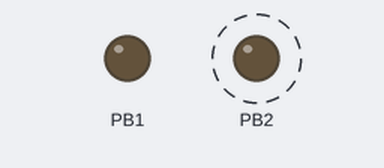
The program below on a simulated ATmega328P, built with avr-gcc and emulated at 16 MHz. Parts: output pins drawn as LEDs (lit = HIGH). Dashed ring = blinking.

Above: at 0.2 s.
At 3.7 s:
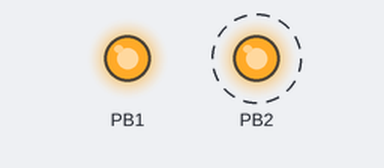
Timing chart, 0 to 5.2 s (numbered marks = the images above):
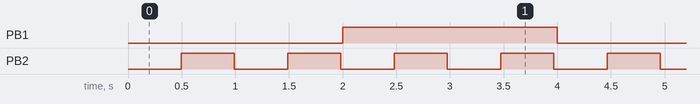

The program:

main.c
```c
/*
 * Two independed timer task simultaniously.c
 *
 * Created: 16-06-2026 11:04:29
 * Author : ADMIN
 */
#define F_CPU 16000000UL
#include <avr/io.h>
#include <avr/interrupt.h>

volatile uint8_t timer1_count = 0 ;
volatile uint8_t timer2_count = 0;

ISR(TIMER1_COMPA_vect)
{
	timer1_count++;
	if(timer1_count >= 2 )
	{
		PORTB ^= ( 1 << PB1);
		timer1_count = 0;

	}
}
ISR(TIMER2_COMPA_vect)
{
	timer2_count++;

	if(timer2_count >= 31)   // ? 500 ms
	{
		PORTB ^= (1 << PB2);
		timer2_count = 0;
	}
}
void timer1_init(void)
{
	/* CTC Mode */
	TCCR1B |= (1 << WGM12);

	/* Prescaler = 1024 */
	TCCR1B |= (1 << CS12) | (1 << CS10);

	/* 1 second interrupt */
	OCR1A = 15624;   // 16000000/1024 = 15625 -1 = 15624

	/* Enable Compare Match A Interrupt */
	TIMSK1 |= (1 << OCIE1A);
}

void timer2_init(void)
{
	/* CTC Mode */
	TCCR2A |= (1 << WGM21);

	/* Prescaler = 1024 */
	TCCR2B |= (1 << CS22) | (1 << CS21) | (1 << CS20);

	/* Compare value */
	OCR2A = 249;

	/* Enable Compare Match A Interrupt */
	TIMSK2 |= (1 << OCIE2A);
}


int main(void)
{
     DDRB |= ( 1 << PB1 ) | ( 1 << PB2);

	 timer1_init();
	 timer2_init();
	 sei();
    while (1)
    {
    }
}
```

Measured:
- by itself, PB1: alternates HIGH for 2.0 s and LOW for 2.0 s
- by itself, PB2: alternates HIGH for 0.50 s and LOW for 0.50 s
